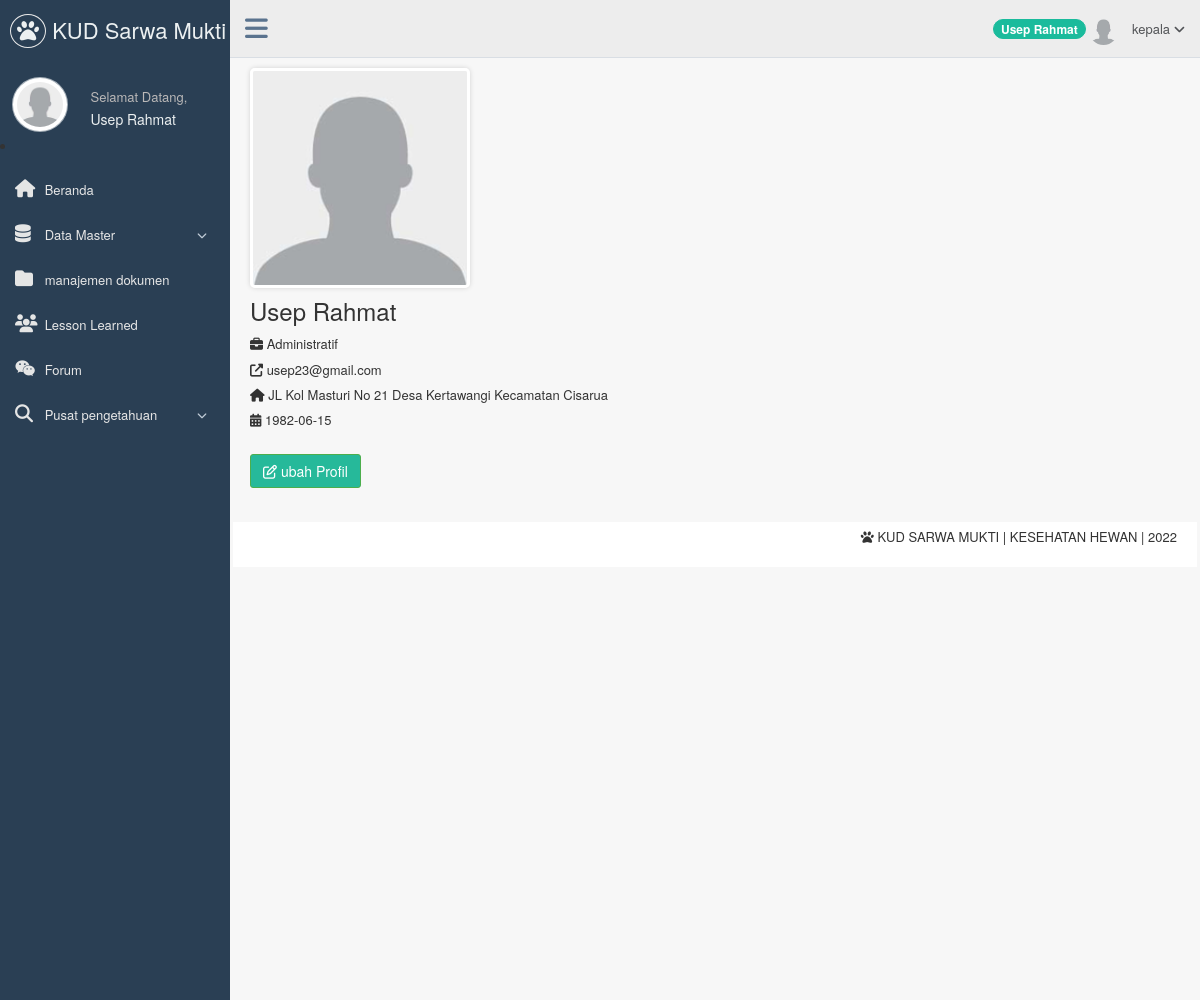
/page/kepala/index.php?page=profile (signed in), run on the app's committed database.
### tables this page shows
CREATE TABLE `t_pengguna` (
  `nip` varchar(15) NOT NULL,
  `username` varchar(50) NOT NULL,
  `password` varchar(50) NOT NULL,
  `nama_pengguna` varchar(200) NOT NULL,
  `level` varchar(80) NOT NULL,
  `email` varchar(150) NOT NULL,
  `jabatan` varchar(50) NOT NULL,
  `status` enum('Aktif','Tidak Aktif') NOT NULL DEFAULT 'Aktif',
  `foto` varchar(255) DEFAULT NULL,
  `alamat` text NOT NULL,
  `tanggal_lahir` date NOT NULL
);

### page/kepala/profile.php (the view, shortened to what this page needs)
<?php
    if($_SESSION['nip']!=""){
    $nip=$_SESSION['nip'];
    $query = mysql_query("select * from t_pengguna where nip='$nip'");
    $data = mysql_fetch_array($query);
?>
<div class="profile_img">
                                            <div id="crop-avatar">
                                                <div class="avatar-view" title="Change the avatar">
                                                    <?php
                                                        if($data['foto']==NULL){
                                                    ?>
                                                            <img src="../../images/user.png" alt="avatar" class="img-square img-responsive" />
                                                    <?php
                                                        }else{
                                                    ?>
                                                            <img src="<?php echo $data['foto'];?>" alt="avatar" class="img-square img-responsive"/>
                                                    <?php
                                                        }
                                                    ?>
                                                </div>
                                            </div>
                                        </div>
                                        <h3><?php echo $data['nama_pengguna']; ?></h3>
                                       <ul class="list-unstyled user_data">
                                            <li>
                                                <i class="fa fa-briefcase user-profile-icon"></i> <?php echo $data['jabatan']; ?>
                                            </li>
                                            <li class="m-top-xs">
                                                <i class="fa fa-external-link user-profile-icon"></i> <?php echo $data['email']; ?>
                                            </li>
                                             <li class="m-top-xs">
                                                <i class="fa fa-home user-profile-icon"></i> <?php echo $data['alamat']; ?>
                                            </li>
                                             <li class="m-top-xs">
                                                <i class="fa fa-calendar user-profile-icon"></i> <?php echo $data['tanggal_lahir']; ?>
                                            </li>
                                            <br/>
                                             <a href="index.php?page=ubah_biodata_pengguna" class="btn btn-success"><i class="fa fa-edit m-right-xs"></i> ubah Profil</a>
                                        </ul>
  <?php
    }
    else{
    header("Location:../../belum_login.php");
}
?>

### page/kepala/sidebar.php (shortened to what this page needs)
<?php
   if($_SESSION['nip']!=""){
   $nip = $_SESSION['nip'];
?>
<?php
     $queryPhoto=mysql_query("SELECT foto
                        FROM t_pengguna
                        WHERE nip = '$nip'
                        LIMIT 1");
    $data=mysql_fetch_array($queryPhoto);
?>
<div class="col-md-3 left_col">
    <div class="left_col scroll-view">
        <div class="navbar nav_title" style="border: 0;">
            <a href="index.php" class="site_title"><i class="fa fa-paw"></i><span> KUD Sarwa Mukti </span></a>
        </div>
                    <div class="profile">
                        <div class="profile_pic">
                            <?php
                                                                if($data['foto']==NULL){
                                                            ?>
                                                                    <img src="../../images/user.png" alt="..." class="img-circle profile_img" width="200" height="55"/>
                                                            <?php
                                                                }else{
                                                            ?>
                                                                   <img src="<?php echo $data['foto'];?>"  alt="..." class="img-circle profile_img" width="200" height="55">
                                                            <?php
                                                                }
                                                            ?>
                        </div>
                        <div class="profile_info">
                            <span>Selamat Datang,</span>
                            <h2><?php echo $_SESSION['nama_pengguna'];?></h2>
                        </div>
                    </div>
                    <li/>
                    <div id="sidebar-menu" class="main_menu_side hidden-print main_menu">
                       <div class="menu_section">
                            <ul class="nav side-menu">
                                <li><a href="index.php"><i class="fa fa-home"></i> Beranda </a>
                                </li>
                                <li><a><i class="fa fa-database"></i> Data Master <span class="fa fa-chevron-down"></span></a>
                                </li>
                                <li><a href="index.php?page=daftar_dokumen"><i class="fa fa-folder"></i> manajemen dokumen </a>
                                </li>
                                <li><a href="index.php?page=lesson_learned"><i class="fa fa-users"></i> Lesson Learned </a>
                                </li>
                                <li><a href="index.php?page=forum"><i class="fa fa-wechat"></i> Forum </a>
                                </li>
                                <li><a><i class="fa fa-search"></i> Pusat pengetahuan <span class="fa fa-chevron-down"></span></a>
                                </li>
                            </ul>
                        </div>
                    </div>
    </div>
</div>
<?php
}
else {
header("Location:../../belum_login.php");
}
?>

### page/kepala/header.php (shortened to what this page needs)
<?php
    if($_SESSION['nip']!=""){
    $nip = $_SESSION['nip'];
    $Nama  = $_SESSION['nama_pengguna'];
    $queryPhoto=mysql_query("SELECT foto
                        FROM t_pengguna
                        WHERE nip = '$nip'
                        LIMIT 1");
    $data=mysql_fetch_array($queryPhoto);
?>
            <div class="top_nav">
                <div class="nav_menu">
                    <nav class="" role="navigation">
                       <div class="nav toggle">
                            <a id="menu_toggle"><i class="fa fa-bars"></i></a>
                        </div>
                        <ul class="nav navbar-nav navbar-right">
                            <li>
                                <a href="javascript:;" class="user-profile dropdown-toggle" data-toggle="dropdown" aria-expanded="false">
                                   <span class="badge bg-green"><?php echo $Nama;?></span> <?php
                                                                if($data['foto']==NULL){
                                                            ?>
                                                                    <img src="../../images/user.png" alt=""/>
                                                            <?php
                                                                }else{
                                                            ?>
                                                                   <img src="<?php echo $data['foto'];?>"  alt="">
                                                            <?php
                                                                }
                                                            ?>
                                                            <?php echo $_SESSION['level'];?>
                                    <span class=" fa fa-angle-down"></span>
                                </a>
                            </li>
                        </ul>
                    </nav>
                </div>
              </div>
<?php
}
else {
header("Location:../../belum_login.php");
}
?>

### data on the page
t_pengguna: foto (placeholder picture), nama_pengguna "Usep Rahmat", jabatan "Administratif", email "usep23@gmail.com", alamat "JL Kol Masturi No 21 Desa Kertawangi Kecamatan Cisarua", tanggal_lahir "1982-06-15"

### other printed values
$_SESSION['nama_pengguna'] "Usep Rahmat"
$Nama "Usep Rahmat"
$_SESSION['level'] "kepala"
